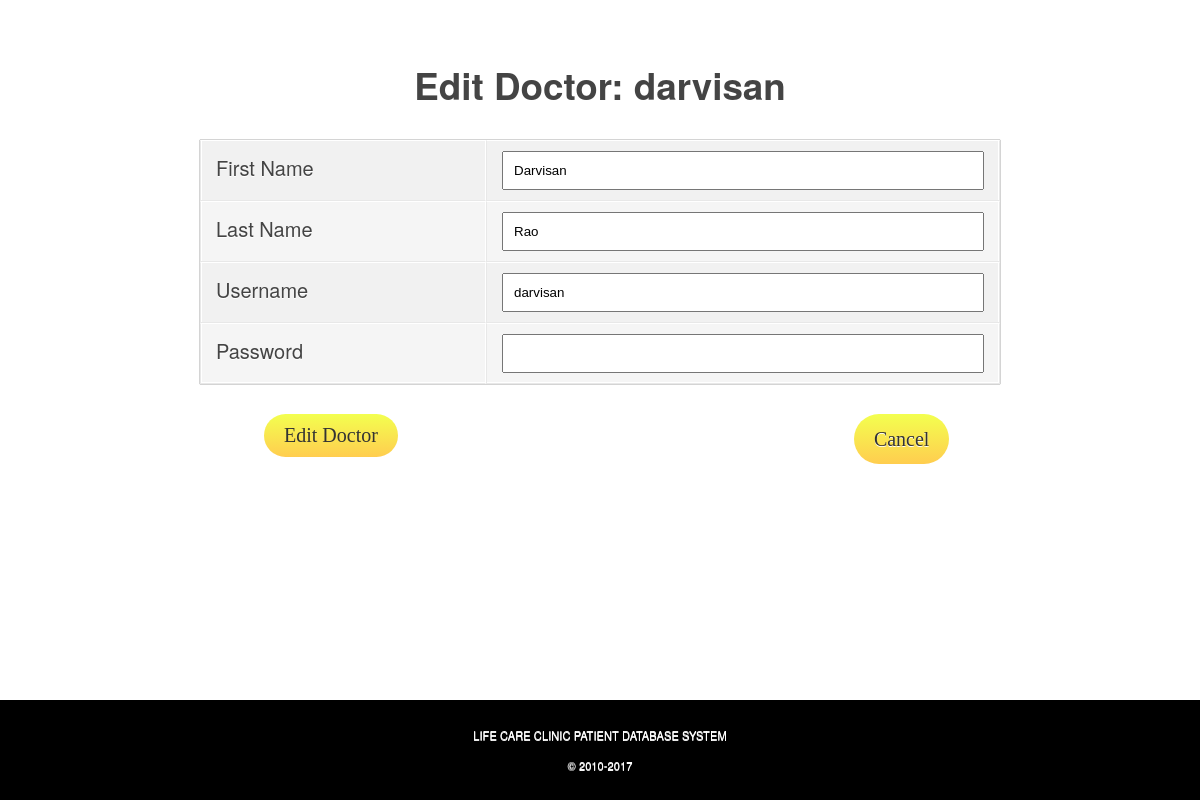
Page /edit_doctor.php?id=13 (signed in) on the committed database.
### tables this page shows
CREATE TABLE `doctor_users` (
  `id` int(11) NOT NULL,
  `first_name` varchar(50) NOT NULL,
  `last_name` varchar(50) NOT NULL,
  `username` varchar(50) NOT NULL,
  `hashed_password` varchar(60) NOT NULL
);

### includes/functions.php (called while the page is built, shortened)
<?php
	function find_doctor_by_id($admin_id) {
		global $connection;
		$safe_admin_id = mysqli_real_escape_string($connection, $admin_id);
		$query  = "SELECT * ";
		$query .= "FROM doctor_users ";
		$query .= "WHERE id = {$safe_admin_id} ";
		$query .= "LIMIT 1";
		$admin_set = mysqli_query($connection, $query);
		if($admin = mysqli_fetch_assoc($admin_set)) {
			return $admin;
		} else {
			return null;
		}
	}
?>

### public/edit_doctor.php (the view, shortened to what this page needs)
<?php require_once("../includes/db_connection.php"); ?>
<?php require_once("../includes/functions.php"); ?>
<?php
$doctor = find_doctor_by_id($_GET["id"]);
?>
<?php include("../includes/layout/admin_header.php"); ?>
<div id="navigation">
    <br/><br/>
    <h2>Edit Doctor: <?php echo htmlentities($doctor["username"]); ?></h2>
</div>
<form action="edit_doctor.php?id=<?php echo urlencode($doctor["id"]); ?>" method="post">
    <table>
        <tr>
            <td>First Name</td>
            <td>
                <input type="text" name="first_name" value="<?php echo htmlentities($doctor["first_name"]); ?>" />
            </td>
        </tr>
        <tr>
            <td>
                Last Name
            </td>
            <td>
                <input type="text" name="last_name" value="<?php echo htmlentities($doctor["last_name"]); ?>" />
            </td>
        </tr>
        <tr>
            <td>
                Username
            </td>
            <td>
                <input type="text" name="username" value="<?php echo htmlentities($doctor["username"]); ?>" />
            </td>
        </tr>
        <tr>
            <td>
                Password
            </td>
            <td>
                <input type="password" name="password" value="" />
            </td>
        </tr>
    </table>
    <input class="btn" type="submit" name="submit" value="Edit Doctor" />
</form>
<br />
<a class='btn last onePage' href="manage_doctors.php">Cancel</a>
<?php include("../includes/layout/admin_footer.php"); ?>

### public/css/main.css (style rules this page uses)
*,*:after,*:before { padding: 0px; margin: 0px; box-sizing: border-box; }
body { position: absolute; width: 100%; height: 100%; color: #444; font: 100%/30px 'Helvetica Neue', helvetica, arial, sans-serif !important; text-shadow: 0 1px 0 #fff; }
#navigation { position: relative; width:100%; text-align: left; padding:10px; }
#navigation h2 { font-size: 2.3em; text-align: center; }
table { background: #f5f5f5; border-collapse: separate; box-shadow: 0px 0px 1px rgb(0,0,0); font-size: 20px; line-height: 24px; margin: 30px auto; text-align: left; width: 800px; }
td { border-right: 1px solid #fff; border-left: 1px solid #e8e8e8; border-top: 1px solid #fff; border-bottom: 1px solid #e8e8e8; padding: 10px 15px; position: relative; transition: all 300ms; }
td input { padding: 10px; width: 100%; }
td:first-child { box-shadow: inset 1px 0 0 #fff; }
td:last-child { border-right: 1px solid #e8e8e8; box-shadow: inset -1px 0 0 #fff; }
tr { background: url(https://jackrugile.com/images/misc/noise-diagonal.png); }
tr:nth-child(odd) td { background: #f1f1f1 url(https://jackrugile.com/images/misc/noise-diagonal.png); }
tr:last-of-type td { box-shadow: inset 0 -1px 0 #fff; }
tr:last-of-type td:first-child { box-shadow: inset 1px -1px 0 #fff; }
tr:last-of-type td:last-child { box-shadow: inset -1px -1px 0 #fff; }
.btn { background: #f3ff4f; background-image: -webkit-linear-gradient(top, #f3ff4f, #ffcd4f); background-image: -moz-linear-gradient(top, #f3ff4f, #ffcd4f); background-image: -ms-linear-gradient(top, #f3ff4f, #ffcd4f); background-image: -o-linear-gradient(top, #f3ff4f, #ffcd4f); background-image: linear-gradient(to bottom, #f3ff4f, #ffcd4f); -webkit-border-radius: 28; -moz-border-radius: 28; border-radius: 28px; font-family: Georgia; color: #333333; font-size: 20px; padding: 10px 20px 10px 20px; text-decoration: none; }
.btn.last { margin-left:10%; }
input.btn { border: none; margin-left:22%; float:left; }
.btn.onePage { float:left; margin-top: -30px; margin-left:38%; }

### rows in the picture
doctor_users: username "darvisan", first_name "Darvisan", last_name "Rao"
